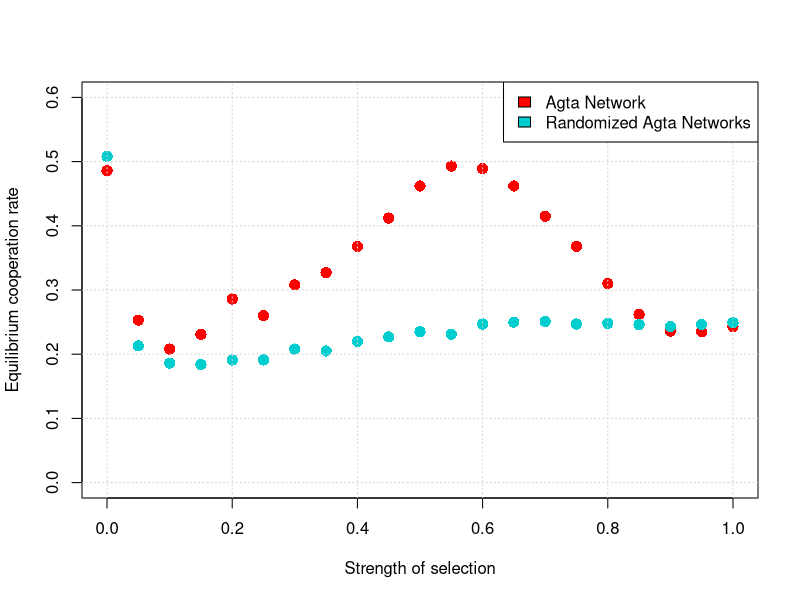

This chart was generated by the following R code:
coopsRan <- c(0.508,0.213,0.186,0.184,0.191,0.191,0.208,0.205,0.220,0.227,0.235,0.231,0.247,0.250,0.251,0.247,0.248,0.246,0.243,0.246,0.249)
coopsAg <- c(0.486,0.253,0.208,0.231,0.286,0.260,0.308,0.327,0.368,0.412,0.462,0.493,0.489,0.462,0.415,0.368,0.310,0.262,0.236,0.235,0.243)
comp <- c(0.0,0.05,0.1,0.15,0.2,0.25,0.3,0.35,0.4,0.45,0.5,0.55,0.6,0.65,0.7,0.75,0.8,0.85,0.9,0.95,1)
png("1plot.png", width = 10000, height = 8000, res = 1000)
plot(comp, coopsAg,ylim=c(0,0.6), col = "red",pch=16, cex= 1.5,xlab="Strength of selection",
     ylab="Equilibrium cooperation rate")
points(comp, coopsRan,col="cyan3",pch=16, cex= 1.5)
grid()
legend("topright",
       legend=c("Agta Network", "Randomized Agta Networks"),
       fill = c("red", "cyan3"))

dev.off()
